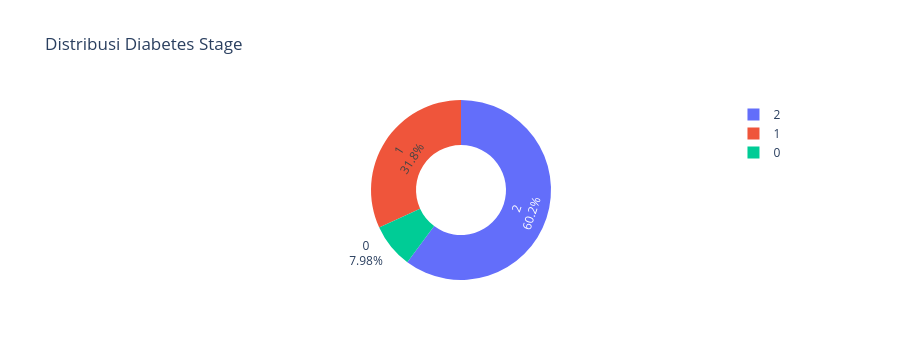

The cell this chart's notebook holds for it:
### Markdown cell above
#### cek keseimbangan data

### Code cell
import plotly.express as px

fig = px.pie(
    df,
    names=col_target,
    hole=0.5,  # membuatnya jadi donat
    title='Distribusi Diabetes Stage',
)
fig.update_traces(textinfo='percent+label')
fig.show()

### Figure 1 — Plotly figure (JSON) as saved in the notebook; plotly's stock layout.template omitted (floating-point values rounded to 4 significant figures; data arrays with more than 128 entries replaced by an {"elided": "..."} marker saying what was removed)
{"data": [{"domain": {"x": [0, 1], "y": [0, 1]}, "hole": 0.5, "hovertemplate": "label_diabetes_stage=%{label}<extra></extra>", "labels": {"elided": "100000 int values"}, "legendgroup": "", "name": "", "showlegend": true, "textinfo": "percent+label", "type": "pie"}], "layout": {"autosize": true, "height": 360, "legend": {"tracegroupgap": 0}, "title": {"text": "Distribusi Diabetes Stage"}}}
